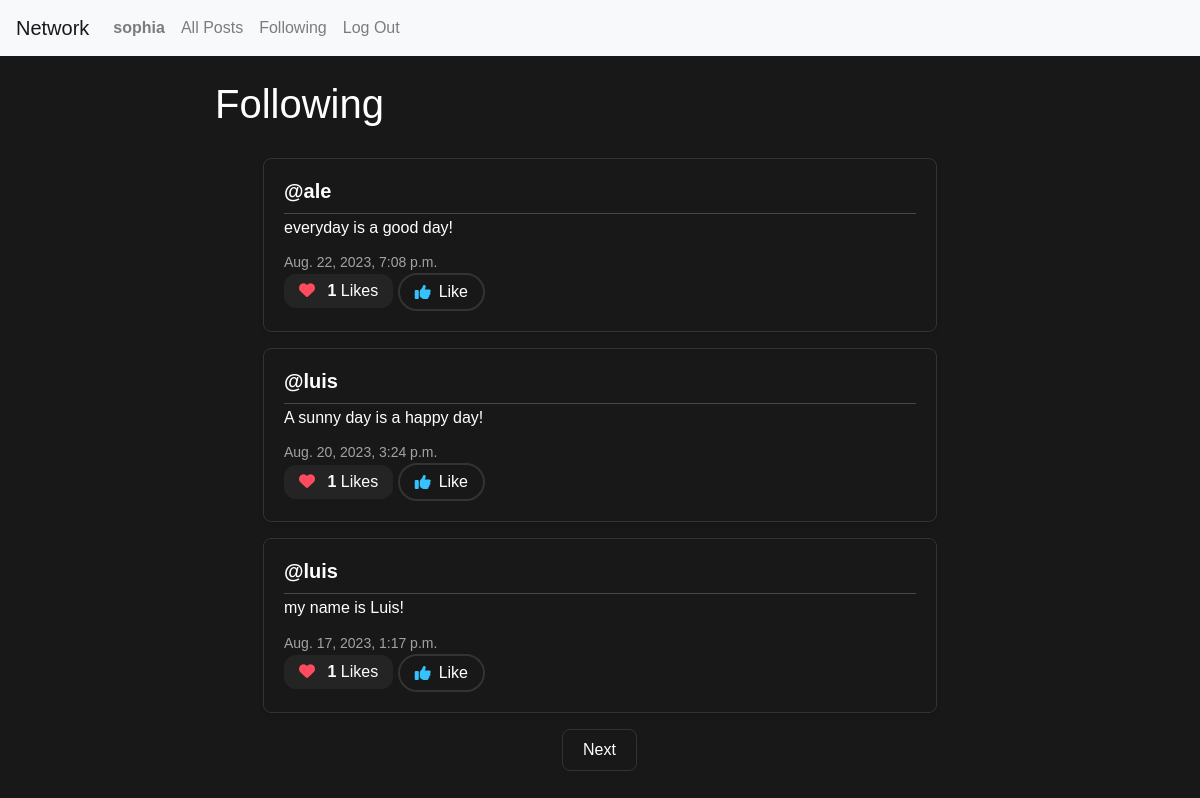
Screenshot of /following?page=2 (signed in) with the database file from the repository.
### network/models.py (models this page shows, shortened)
class User(AbstractUser):
    pass

class Post(models.Model):
    content = models.CharField(max_length=420)
    user = models.ForeignKey(User, on_delete=models.CASCADE, related_name="author")
    date = models.DateTimeField(auto_now_add=True)
    def total_likes(self):
        return self.post_like.count()

### network/views.py (the view)
# urls.py: path("following", views.following, name="following"),
def following (request):
    current_user = User.objects.get(pk=request.user.id)
    user_people = Follow.objects.filter(user=current_user)
    all_posts = Post.objects.all().order_by('id').reverse()
    people_posts = []
    for post in all_posts:
        for person in user_people:
            if person.user_followed == post.user:
                people_posts.append(post)
    paginator = Paginator(people_posts, 3)
    page_number = request.GET.get('page')
    page_posted = paginator.get_page(page_number)
    all_likes = Like.objects.all()
    who_liked = []
    try:
        for like in all_likes:
            if like.user.id == request.user.id:
                who_liked.append(like.post.id)
    except:
        who_liked = []
    return render(request, "network/following.html", {
        "page_posted": page_posted,
        "who_liked" : who_liked
    })

### network/templates/network/following.html
{% extends "network/layout.html" %}
{% block body %}
<div class="container mt-4">
    <h1>Following</h1>
    <div class="allPost">
        {% for post in page_posted %}
            <div class="post mx-5 my-3">
                <h5 class="username mb-1"><a href="{% url 'profile' user_id=post.user.id %}">@{{ post.user }}</a></h5>
                <h6 class="content" id="content_{{ post.id }}" mb-1">{{ post.content }}</h6>
                <p class="date mb-0">{{ post.date }}</p>
                <p class="likes-count mb-0"><i class="fas fa-heart"></i> <span id="like-count-{{ post.id }}" class="likes-number"> {{ post.total_likes }}</span> Likes</p>
                {% if user.is_authenticated %}
                    {% if post.id in who_liked %}
                    <button class="btn btn-down" onclick="like_trigger({{ post.id}}, {{who_liked}})" id="{{ post.id }}"><i class="fa fa-thumbs-down"></i> Dislike</button>
                    {% else %}
                    <button class="btn btn-up" onclick="like_trigger({{ post.id}}, {{who_liked}})" id="{{ post.id }}"><i class="fa fa-thumbs-up"></i> Like</button>
                    {% endif %}
                {% endif %}
            </div>
        {% endfor %}
    </div>
    <nav aria-label="Page navigation " class="text-center">
        {% if page_posted.has_next %}
            <a class="page-link central-btn" href="?page={{ page_posted.next_page_number }}">Next</a>
        {% elif not page_posted.has_next and page_posted.number != 1 %}
            <a class="page-link central-btn" href="?page={{ page_posted.previous_page_number }}">Back</a>
        {% endif %}
    </nav>
</div>
{% endblock %}

### network/templates/network/layout.html (shortened to what this page needs)
{% load static %}
<!DOCTYPE html>
<html lang="en">
    <head>
        <link rel="stylesheet" href="https://stackpath.bootstrapcdn.com/bootstrap/4.4.1/css/bootstrap.min.css">
        <link href="{% static 'network/styles.css' %}" rel="stylesheet">
        <link rel="stylesheet" href="https://cdnjs.cloudflare.com/ajax/libs/font-awesome/6.4.2/css/all.min.css" />
    </head>
    <body>
        <nav class="navbar navbar-expand-lg navbar-light bg-light">
            <a class="navbar-brand" href="{% url 'index' %}">Network</a>
            <div>
              <ul class="navbar-nav mr-auto">
                {% if user.is_authenticated %}
                    <li class="nav-item">
                        <a class="nav-link" href="{% url 'profile' user_id=user.id %}"><strong>{{ user.username }}</strong></a>
                    </li>
                {% endif %}
                <li class="nav-item">
                  <a class="nav-link" href="{% url 'index' %}">All Posts</a>
                </li>
                {% if user.is_authenticated %}
                    <li class="nav-item">
                        <a class="nav-link" href="{% url 'following' %}">Following</a>
                    </li>
                    <li class="nav-item">
                        <a class="nav-link" href="{% url 'logout' %}">Log Out</a>
                    </li>
                {% endif %}
              </ul>
            </div>
          </nav>
        <div class="body">
            {% block body %}
            {% endblock %}
        </div>
    </body>
</html>

### network/static/network/styles.css (style rules this page uses)
:root { --bg-color: #181818; --text-color: #FFF; --border-color: #333; --btn-bg-color: #007BFF; --btn-hover-color: #0056b3; --shadow-color: rgba(0, 0, 0, 0.1); --divider-color: rgba(255, 255, 255, 0.2); }
body { background-color: var(--bg-color); font-family: Arial, sans-serif; color: var(--text-color); margin: 0; padding: 0; }
.container { max-width: 800px; margin: 0 auto; }
.allPost { margin-top: 30px; }
.post { border: 1px solid var(--border-color); border-radius: 8px; background-color: var(--bg-color); padding: 20px; margin-bottom: 25px; box-shadow: 0 2px 4px var(--shadow-color); }
.username { font-weight: bold; margin-bottom: 5px; border-bottom: 1px solid var(--divider-color); padding-bottom: 10px; }
.content { font-size: 16px; margin-bottom: 15px; color: var(--text-color); }
.date { font-size: 14px; color: rgba(255, 255, 255, 0.6); }
.central-btn { display: inline-block; padding: 10px 20px; border-radius: 8px; color: var(--text-color); background-color: var(--bg-color); border: 1px solid var(--border-color); transition: background-color 0.2s ease; }
.btn-up, .btn-down { background-color: transparent; border: 2px solid var(--border-color); color: var(--text-color); border-radius: 22px; padding: 5px 15px; display: inline-flex; align-items: center; cursor: pointer; transition: transform 0.3s ease, background-color 0.5s ease, border 0.2s ease; }
.btn-up .fa, .btn-down .fa { margin-right: 0.5rem; }
.btn-up .fa { color: #34c3ff; }
.username a { text-decoration: none; color: inherit; transition: transform 0.3s ease, text-decoration 0.3s ease; }
.likes-count { background-color: rgba(255, 255, 255, 0.05); padding: 5px 15px; border-radius: 12px; display: inline-block; font-weight: 500; transition: transform 0.3s ease, background-color 0.2s ease; }
.likes-count .fas.fa-heart { color: #ff4b5e; margin-right: 8px; }
.likes-number { color: var(--text-color); font-weight: 600; }

### rows the page displays
User: username "sophia"
Post: user "ale", content "everyday is a good day!", date "Aug. 22, 2023, 7:08 p.m.", total_likes "1"
Post: user "luis", content "A sunny day is a happy day!", date "Aug. 20, 2023, 3:24 p.m.", total_likes "1"
Post: user "luis", content "my name is Luis!", date "Aug. 17, 2023, 1:17 p.m.", total_likes "1"
